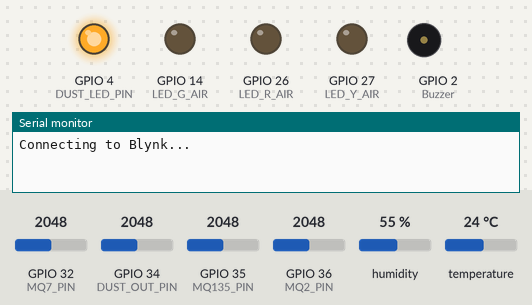
This sketch was run on a simulated ESP32. Shown: output pins drawn as LEDs (lit = HIGH), buzzer (waves = sounding, pin HIGH), the last lines printed to the serial monitor. The test bench sets the inputs (shaded band); at power-on: GPIO 32 (MQ7_PIN) = 2048, GPIO 35 (MQ135_PIN) = 2048, GPIO 34 (DUST_OUT_PIN) = 2048, GPIO 36 (MQ2_PIN) = 2048, humidity 55 %, temperature 24 °C. WiFi joins after 1.5 s; servers stay silent unless stated.

Above: at 3.0 s.
3.1 s: GPIO 32 (MQ7_PIN) set to 2128
At 4.5 s:
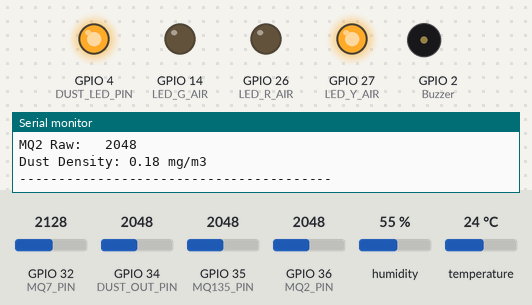
5.3 s: GPIO 32 (MQ7_PIN) set to 2060
At 7.0 s:
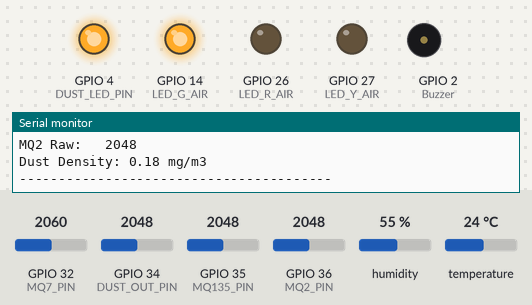
7.3 s: GPIO 35 (MQ135_PIN) set to 2156
At 8.7 s:
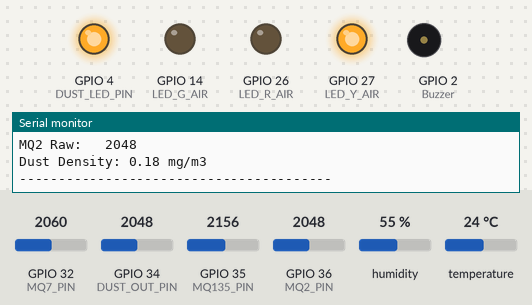
9.3 s: GPIO 35 (MQ135_PIN) set to 2540
At 10.2 s:
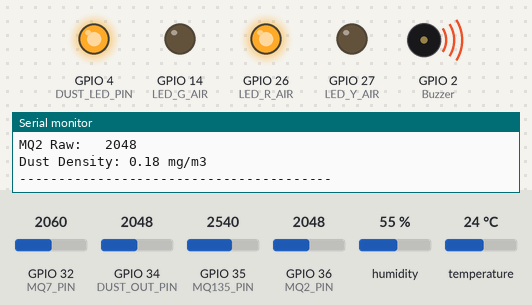
11.3 s: GPIO 35 (MQ135_PIN) set to 2460
At 13.0 s:
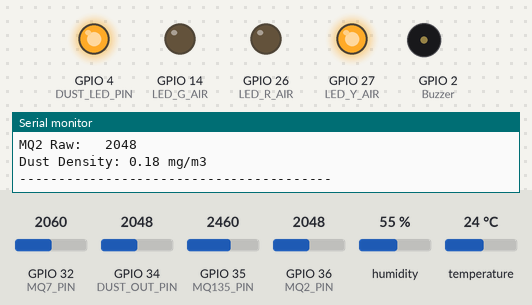
13.3 s: GPIO 35 (MQ135_PIN) set to 2060
At 14.4 s:
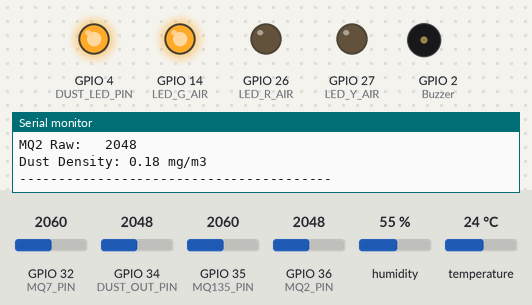
Timing chart, 0 to 16.3 s (numbered marks = the images above; inputs shaded):
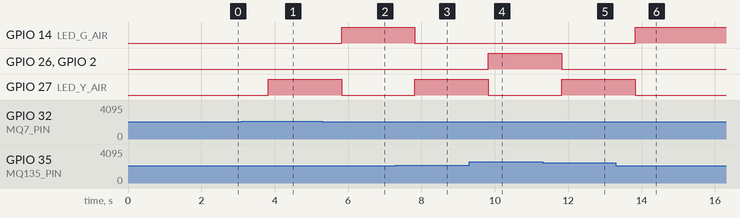

The sketch:

CODE.ino
```cpp
/* Blynk Configuration - MUST be at the very top */
#define BLYNK_TEMPLATE_ID "TMPL6QoweDJzS"
#define BLYNK_TEMPLATE_NAME "Air Quality"
#define BLYNK_AUTH_TOKEN "YOUR_BLYNK_AUTH_TOKEN"

/* Comment this out to disable prints and save space */
#define BLYNK_PRINT Serial

#include <WiFi.h>
#include <WiFiClient.h>
#include <BlynkSimpleEsp32.h>
#include <DHT.h>

// --- WiFi Credentials ---
char ssid[] = "YOUR_WIFI_SSID";
char pass[] = "YOUR_WIFI_PASSWORD";

// --- Pin Definitions ---
#define DHTPIN 33          // DHT22 data pin
#define DHTTYPE DHT22      // DHT 22 (AM2302)
#define MQ135_PIN 35       // MQ135 Analog pin
#define MQ7_PIN 32         // MQ7 Analog pin
#define MQ2_PIN 36         // MQ2 Analog pin
#define LED_G_AIR 14
#define LED_Y_AIR 27
#define LED_R_AIR 26
#define Buzzer 2

// GP2Y1014AU Dust Sensor Pins
#define DUST_LED_PIN 4     // Digital pin for the sensor's internal LED
#define DUST_OUT_PIN 34    // Analog pin for reading the dust value

// --- Initialize Components ---
DHT dht(DHTPIN, DHTTYPE);
BlynkTimer timer;

// --- Dust Sensor Timing Variables ---
int samplingTime = 280;
int deltaTime = 40;
int sleepTime = 9680;

// --- Sensor Reading Function ---
// This function replaces the loop() logic so Blynk doesn't disconnect
void sendSensorData() {
  Serial.println("----------------------------------------");

  // 1. Read and Send DHT22
  float humidity = dht.readHumidity();
  float temperature = dht.readTemperature(); // Celsius

  if (!isnan(humidity) && !isnan(temperature)) {
    Blynk.virtualWrite(V0, temperature);
    Blynk.virtualWrite(V1, humidity);

    Serial.print("Temperature: "); Serial.print(temperature);
    Serial.print(" °C  |  Humidity: "); Serial.print(humidity); Serial.println(" %");
  } else {
    Serial.println("Failed to read from DHT sensor!");
  }

  // 2. Read and Send MQ135
  int mq135_raw = analogRead(MQ135_PIN);
  Blynk.virtualWrite(V2, mq135_raw);
  Serial.print("MQ135 Raw: "); Serial.println(mq135_raw);

  // 3. Read and Send MQ7
  int mq7_raw = analogRead(MQ7_PIN);
  Blynk.virtualWrite(V3, mq7_raw);
  Serial.print("MQ7 Raw:   "); Serial.println(mq7_raw);

  // 4. Read and Send MQ2
  int mq2_raw = analogRead(MQ2_PIN);
  Blynk.virtualWrite(V4, mq2_raw);
  Serial.print("MQ2 Raw:   "); Serial.println(mq2_raw);

  // 5. Read and Send Dust Sensor
  digitalWrite(DUST_LED_PIN, LOW);
  delayMicroseconds(samplingTime);

  int dust_raw = analogRead(DUST_OUT_PIN);

  delayMicroseconds(deltaTime);
  digitalWrite(DUST_LED_PIN, HIGH);
  delayMicroseconds(sleepTime);

  float dust_voltage = dust_raw * (3.3 / 4095.0);
  float dust_density = 0.17 * dust_voltage - 0.1;

  if (dust_density < 0) {
    dust_density = 0.00;
  }
  if((mq135_raw > 2100 && mq135_raw<2500) || (mq7_raw > 2100 && mq7_raw < 2500) || (mq2_raw > 2100 && mq2_raw < 2500) ){
    digitalWrite(LED_Y_AIR, HIGH);
    digitalWrite(LED_G_AIR, LOW);
    digitalWrite(LED_R_AIR, LOW);
    digitalWrite(Buzzer, LOW);
  }
  else if(mq135_raw > 2500 || mq7_raw > 2500 || mq2_raw > 2500 ){
    digitalWrite(LED_Y_AIR, LOW);
    digitalWrite(LED_G_AIR, LOW);
    digitalWrite(LED_R_AIR, HIGH);
    digitalWrite(Buzzer, HIGH);
  }
  else{
  digitalWrite(LED_Y_AIR, LOW);
    digitalWrite(LED_G_AIR, HIGH);
    digitalWrite(LED_R_AIR, LOW);
    digitalWrite(Buzzer, LOW);
  }

  Blynk.virtualWrite(V5, dust_density);

  Serial.print("Dust Density: "); Serial.print(dust_density); Serial.println(" mg/m3");
  Serial.println("----------------------------------------\n");
}

void setup() {
  // Start Serial Monitor
  Serial.begin(115200);

  // Initialize DHT
  dht.begin();
  pinMode(LED_G_AIR, OUTPUT);
pinMode(LED_Y_AIR, OUTPUT);
pinMode(LED_R_AIR, OUTPUT);
  pinMode(Buzzer, OUTPUT);
digitalWrite(Buzzer, LOW);

  // Initialize Dust Sensor LED pin
  pinMode(DUST_LED_PIN, OUTPUT);
  digitalWrite(DUST_LED_PIN, HIGH);

  // Connect to WiFi and Blynk
  Serial.println("Connecting to Blynk...");
  Blynk.begin(BLYNK_AUTH_TOKEN, ssid, pass);

  // Set the timer to call sendSensorData() every 2000 milliseconds (2 seconds)
  timer.setInterval(2000L, sendSensorData);
}

void loop() {
  // Keep the Blynk connection and Timer running
  Blynk.run();
  timer.run();
}
```

Measured:
- the behaviour switches between 2100 and 2101 on GPIO 32 (MQ7_PIN) (found by bisection; images 0 and 1)
- the behaviour switches between 2100 and 2101 on GPIO 35 (MQ135_PIN) (found by bisection; images 2 and 3)
- after the input at 3.1 s, GPIO 14 (LED_G_AIR): stays LOW (without the input it goes to HIGH after 0.72 s); GPIO 27 (LED_Y_AIR): LOW → HIGH after 0.72 s
- after the input at 5.3 s, GPIO 14 (LED_G_AIR): LOW → HIGH after 0.52 s; GPIO 27 (LED_Y_AIR): HIGH → LOW after 0.52 s
- after the input at 7.3 s, GPIO 14 (LED_G_AIR): HIGH → LOW after 0.52 s; GPIO 27 (LED_Y_AIR): LOW → HIGH after 0.52 s
- after the input at 9.3 s, GPIO 26 (LED_R_AIR), GPIO 2 (Buzzer): LOW → HIGH after 0.52 s; GPIO 27 (LED_Y_AIR): HIGH → LOW after 0.52 s
- after the input at 11.3 s, GPIO 26 (LED_R_AIR), GPIO 2 (Buzzer): HIGH → LOW after 0.52 s; GPIO 27 (LED_Y_AIR): LOW → HIGH after 0.52 s
- after the input at 13.3 s, GPIO 14 (LED_G_AIR): LOW → HIGH after 0.52 s; GPIO 27 (LED_Y_AIR): HIGH → LOW after 0.52 s
